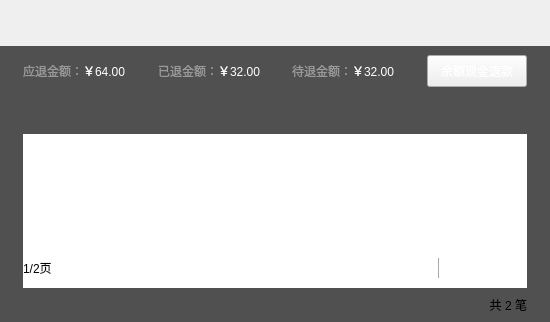
<?xml version="1.0" encoding="UTF-8"?>
<ui version="4.0">
 <class>ReceiptRefundDlg</class>
 <widget class="QDialog" name="ReceiptRefundDlg">
  <property name="geometry">
   <rect>
    <x>0</x>
    <y>0</y>
    <width>550</width>
    <height>322</height>
   </rect>
  </property>
  <property name="windowTitle">
   <string>Dialog</string>
  </property>
  <layout class="QVBoxLayout" name="verticalLayout">
   <property name="spacing">
    <number>0</number>
   </property>
   <property name="leftMargin">
    <number>0</number>
   </property>
   <property name="topMargin">
    <number>0</number>
   </property>
   <property name="rightMargin">
    <number>0</number>
   </property>
   <property name="bottomMargin">
    <number>0</number>
   </property>
   <item>
    <widget class="TitleBarWidget" name="titleWidget" native="true">
     <property name="minimumSize">
      <size>
       <width>0</width>
       <height>46</height>
      </size>
     </property>
     <property name="maximumSize">
      <size>
       <width>16777215</width>
       <height>46</height>
      </size>
     </property>
    </widget>
   </item>
   <item>
    <widget class="QWidget" name="skinWidget" native="true">
     <property name="styleSheet">
      <string notr="true">QWidget#skinWidget{
	background-color:#505050;
}</string>
     </property>
     <layout class="QVBoxLayout" name="verticalLayout_2">
      <property name="spacing">
       <number>0</number>
      </property>
      <property name="leftMargin">
       <number>23</number>
      </property>
      <property name="topMargin">
       <number>0</number>
      </property>
      <property name="rightMargin">
       <number>23</number>
      </property>
      <property name="bottomMargin">
       <number>0</number>
      </property>
      <item>
       <widget class="QWidget" name="widget_3" native="true">
        <property name="minimumSize">
         <size>
          <width>0</width>
          <height>50</height>
         </size>
        </property>
        <property name="maximumSize">
         <size>
          <width>16777215</width>
          <height>50</height>
         </size>
        </property>
        <layout class="QHBoxLayout" name="horizontalLayout_2">
         <property name="spacing">
          <number>0</number>
         </property>
         <property name="leftMargin">
          <number>0</number>
         </property>
         <property name="topMargin">
          <number>0</number>
         </property>
         <property name="rightMargin">
          <number>0</number>
         </property>
         <property name="bottomMargin">
          <number>0</number>
         </property>
         <item>
          <widget class="QLabel" name="label">
           <property name="styleSheet">
            <string notr="true">font-size:12px;
color:#999999;
font-family:&quot;微软雅黑&quot;;</string>
           </property>
           <property name="text">
            <string>应退金额：</string>
           </property>
          </widget>
         </item>
         <item>
          <widget class="QLabel" name="label_2">
           <property name="styleSheet">
            <string notr="true">font-size:12px;
color:#ffffff;
font-family:&quot;微软雅黑&quot;;</string>
           </property>
           <property name="text">
            <string>￥64.00</string>
           </property>
          </widget>
         </item>
         <item>
          <spacer name="horizontalSpacer">
           <property name="orientation">
            <enum>Qt::Horizontal</enum>
           </property>
           <property name="sizeHint" stdset="0">
            <size>
             <width>40</width>
             <height>20</height>
            </size>
           </property>
          </spacer>
         </item>
         <item>
          <widget class="QLabel" name="label_3">
           <property name="styleSheet">
            <string notr="true">font-size:12px;
color:#999999;
font-family:&quot;微软雅黑&quot;;</string>
           </property>
           <property name="text">
            <string>已退金额：</string>
           </property>
          </widget>
         </item>
         <item>
          <widget class="QLabel" name="label_4">
           <property name="styleSheet">
            <string notr="true">font-size:12px;
color:#ffffff;
font-family:&quot;微软雅黑&quot;;</string>
           </property>
           <property name="text">
            <string>￥32.00</string>
           </property>
          </widget>
         </item>
         <item>
          <spacer name="horizontalSpacer_3">
           <property name="orientation">
            <enum>Qt::Horizontal</enum>
           </property>
           <property name="sizeHint" stdset="0">
            <size>
             <width>40</width>
             <height>20</height>
            </size>
           </property>
          </spacer>
         </item>
         <item>
          <widget class="QLabel" name="label_5">
           <property name="styleSheet">
            <string notr="true">font-size:12px;
color:#999999;
font-family:&quot;微软雅黑&quot;;</string>
           </property>
           <property name="text">
            <string>待退金额：</string>
           </property>
          </widget>
         </item>
         <item>
          <widget class="QLabel" name="label_6">
           <property name="styleSheet">
            <string notr="true">font-size:12px;
color:#ffffff;
font-family:&quot;微软雅黑&quot;;</string>
           </property>
           <property name="text">
            <string>￥32.00</string>
           </property>
          </widget>
         </item>
         <item>
          <spacer name="horizontalSpacer_2">
           <property name="orientation">
            <enum>Qt::Horizontal</enum>
           </property>
           <property name="sizeHint" stdset="0">
            <size>
             <width>40</width>
             <height>20</height>
            </size>
           </property>
          </spacer>
         </item>
         <item>
          <widget class="QPushButton" name="cashRefundButton">
           <property name="minimumSize">
            <size>
             <width>100</width>
             <height>32</height>
            </size>
           </property>
           <property name="maximumSize">
            <size>
             <width>100</width>
             <height>32</height>
            </size>
           </property>
           <property name="focusPolicy">
            <enum>Qt::NoFocus</enum>
           </property>
           <property name="styleSheet">
            <string notr="true">QPushButton{
color:#ffffff;
font-size:12px;
border-image: url(:/loginImage/commonButton.png);
}

QPushButton:pressed{
border-image: url(:/loginImage/commonButtonPressed.png);
}</string>
           </property>
           <property name="text">
            <string>余额现金退款</string>
           </property>
          </widget>
         </item>
        </layout>
       </widget>
      </item>
      <item>
       <widget class="RefundWithReceiptTitle" name="widget_4" native="true">
        <property name="minimumSize">
         <size>
          <width>0</width>
          <height>38</height>
         </size>
        </property>
       </widget>
      </item>
      <item>
       <widget class="RefundWithReceiptView" name="listView">
        <property name="minimumSize">
         <size>
          <width>0</width>
          <height>0</height>
         </size>
        </property>
        <property name="maximumSize">
         <size>
          <width>16777215</width>
          <height>16777215</height>
         </size>
        </property>
        <property name="focusPolicy">
         <enum>Qt::NoFocus</enum>
        </property>
        <property name="styleSheet">
         <string notr="true">QListView{
	border:none;
	background-color: #ffffff;
}
</string>
        </property>
        <property name="verticalScrollBarPolicy">
         <enum>Qt::ScrollBarAlwaysOff</enum>
        </property>
        <property name="horizontalScrollBarPolicy">
         <enum>Qt::ScrollBarAlwaysOff</enum>
        </property>
       </widget>
      </item>
      <item>
       <widget class="QWidget" name="widget" native="true">
        <property name="minimumSize">
         <size>
          <width>0</width>
          <height>40</height>
         </size>
        </property>
        <property name="maximumSize">
         <size>
          <width>16777215</width>
          <height>40</height>
         </size>
        </property>
        <property name="styleSheet">
         <string notr="true">background-color: #ffffff;;</string>
        </property>
        <layout class="QHBoxLayout" name="horizontalLayout">
         <property name="spacing">
          <number>0</number>
         </property>
         <property name="leftMargin">
          <number>0</number>
         </property>
         <property name="topMargin">
          <number>0</number>
         </property>
         <property name="rightMargin">
          <number>0</number>
         </property>
         <property name="bottomMargin">
          <number>0</number>
         </property>
         <item>
          <widget class="QLabel" name="pageLabel">
           <property name="maximumSize">
            <size>
             <width>410</width>
             <height>16777215</height>
            </size>
           </property>
           <property name="text">
            <string>1/2页</string>
           </property>
          </widget>
         </item>
         <item>
          <widget class="QPushButton" name="lastPageButton">
           <property name="minimumSize">
            <size>
             <width>87</width>
             <height>37</height>
            </size>
           </property>
           <property name="maximumSize">
            <size>
             <width>87</width>
             <height>37</height>
            </size>
           </property>
           <property name="focusPolicy">
            <enum>Qt::NoFocus</enum>
           </property>
           <property name="styleSheet">
            <string notr="true">QPushButton
{
	border:none;
	background-image: url(:/saleImage/btn-up-nomal.png);
}

QPushButton:pressed
{
	background-image: url(:/saleImage/btn-up-pess.png);
}

QPushButton:disabled
{
background-image: url(:/saleImage/btn-up-disable.png);
}</string>
           </property>
           <property name="text">
            <string/>
           </property>
          </widget>
         </item>
         <item>
          <widget class="QFrame" name="frame">
           <property name="minimumSize">
            <size>
             <width>0</width>
             <height>22</height>
            </size>
           </property>
           <property name="maximumSize">
            <size>
             <width>16777215</width>
             <height>22</height>
            </size>
           </property>
           <property name="frameShape">
            <enum>QFrame::VLine</enum>
           </property>
           <property name="frameShadow">
            <enum>QFrame::Raised</enum>
           </property>
          </widget>
         </item>
         <item>
          <widget class="QPushButton" name="nextPageButton">
           <property name="minimumSize">
            <size>
             <width>87</width>
             <height>37</height>
            </size>
           </property>
           <property name="maximumSize">
            <size>
             <width>87</width>
             <height>37</height>
            </size>
           </property>
           <property name="focusPolicy">
            <enum>Qt::NoFocus</enum>
           </property>
           <property name="styleSheet">
            <string notr="true">QPushButton
{
	border:none;
	background-image: url(:/saleImage/btn-down-nomal.png);
}

QPushButton:pressed
{
	background-image: url(:/saleImage/btn-down-pess.png);
}

QPushButton:disabled
{
background-image: url(:/saleImage/btn-down-disabled.png);
}</string>
           </property>
           <property name="text">
            <string/>
           </property>
          </widget>
         </item>
        </layout>
       </widget>
      </item>
      <item>
       <widget class="QLabel" name="label_7">
        <property name="minimumSize">
         <size>
          <width>0</width>
          <height>34</height>
         </size>
        </property>
        <property name="maximumSize">
         <size>
          <width>16777215</width>
          <height>34</height>
         </size>
        </property>
        <property name="text">
         <string>共 2 笔</string>
        </property>
        <property name="alignment">
         <set>Qt::AlignRight|Qt::AlignTrailing|Qt::AlignVCenter</set>
        </property>
       </widget>
      </item>
     </layout>
    </widget>
   </item>
  </layout>
 </widget>
 <customwidgets>
  <customwidget>
   <class>TitleBarWidget</class>
   <extends>QWidget</extends>
   <header location="global">TitleBarWidget.h</header>
   <container>1</container>
  </customwidget>
  <customwidget>
   <class>RefundWithReceiptTitle</class>
   <extends>QWidget</extends>
   <header>RefundWithReceiptTitle.h</header>
   <container>1</container>
  </customwidget>
  <customwidget>
   <class>RefundWithReceiptView</class>
   <extends>QListView</extends>
   <header>RefundWithReceiptView.h</header>
  </customwidget>
 </customwidgets>
 <resources/>
 <connections/>
</ui>
